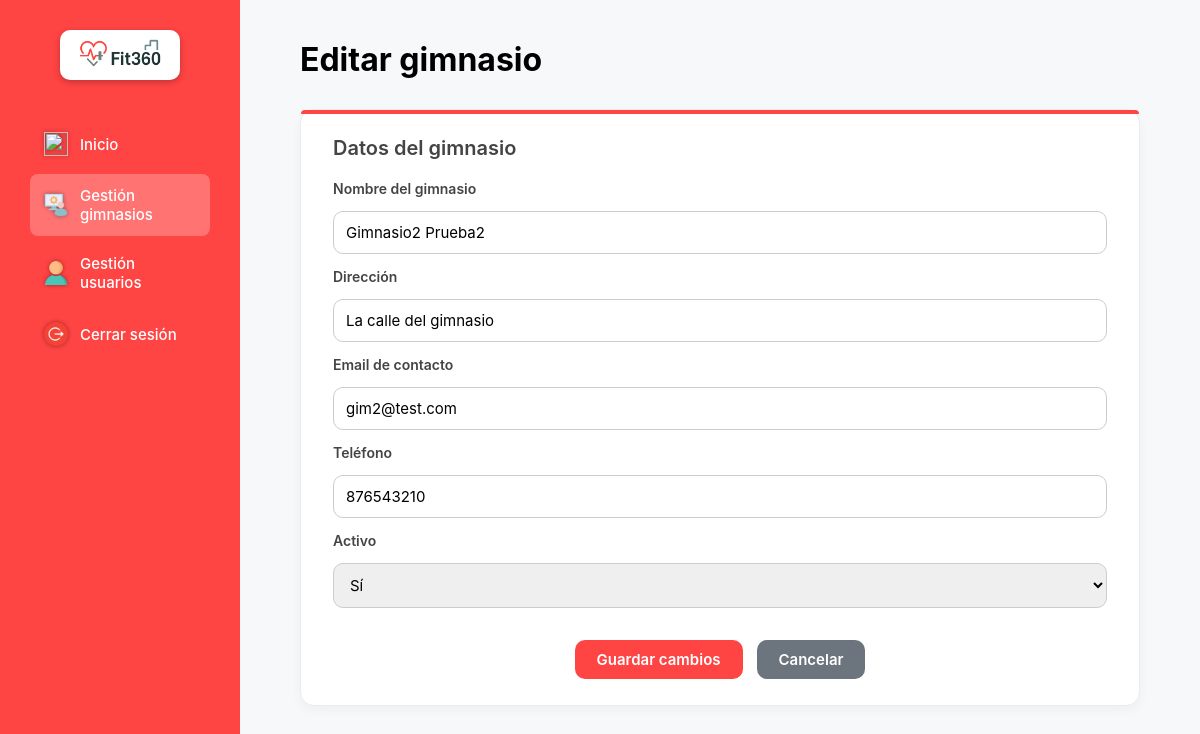
Page /frontend/views/admin/gimnasio-editar.php?id=2 (signed in) on the committed database.
### tables this page shows
CREATE TABLE `gimnasio` (
  `id_gimnasio` int(11) NOT NULL,
  `nombre` varchar(100) DEFAULT NULL,
  `direccion` varchar(200) DEFAULT NULL,
  `email_contacto` varchar(150) DEFAULT NULL,
  `telefono` varchar(20) DEFAULT NULL,
  `fecha_alta` date DEFAULT NULL,
  `activo` tinyint(1) DEFAULT NULL
);

### frontend/views/admin/gimnasio-editar.php (the view, shortened to what this page needs)
<?php
require_once "../../../backend/config/conexion.php";
$id = $_GET["id"];
$sql = "SELECT * FROM gimnasio WHERE id_gimnasio = ?";
$stmt = $conexion->prepare($sql);
$stmt->bind_param("i", $id);
$stmt->execute();
$resultado = $stmt->get_result();
$gimnasio = $resultado->fetch_assoc();
?>
<!DOCTYPE html>
<html lang="es">
<head>
    <link rel="stylesheet" href="../../css/dashboard.css">
    <link rel="stylesheet" href="../../css/admin-forms.css">
</head>
<body>
<div class="dashboard-container">
    <aside class="sidebar">
        <div class="logo">
            <img src="../../assets/img/logo/logo-fit360.png" alt="Fit360">
        </div>
        <nav>
            <a href="dashboard.php">
                <img src="../../assets/img/dashboard/icon-dashboard.png">
                <span>Inicio</span>
            </a>
            <a href="gimnasios.php" class="active">
                <img src="../../assets/img/dashboard/icon-admin.png">
                <span>Gestión gimnasios</span>
            </a>
            <a href="usuarios.php">
                <img src="../../assets/img/dashboard/icon-users.png">
                <span>Gestión usuarios</span>
            </a>
            <a href="../../../backend/controllers/logout.php">
                <img src="../../assets/img/dashboard/icon-logout.png">
                <span>Cerrar sesión</span>
            </a>
        </nav>
    </aside>
    <main class="main-content">
        <div class="admin-container">
            <header class="dashboard-header">
                <h1>Editar gimnasio</h1>
            </header>
            <section class="admin-card">
                <h2>Datos del gimnasio</h2>
                <form action="../../../backend/controllers/gimnasio-controller.php" method="POST" class="admin-form">
                    <label>Nombre del gimnasio</label>
                    <input type="text" name="nombre" value="<?= htmlspecialchars($gimnasio['nombre']) ?>" required>
                    <label>Dirección</label>
                    <input type="text" name="direccion" value="<?= htmlspecialchars($gimnasio['direccion']) ?>" required>
                    <label>Email de contacto</label>
                    <input type="email" name="email_contacto" value="<?= htmlspecialchars($gimnasio['email_contacto']) ?>" required>
                    <label>Teléfono</label>
                    <input type="text" name="telefono" value="<?= htmlspecialchars($gimnasio['telefono']) ?>" required>
                    <label>Activo</label>
                    <select name="activo">
                        <option value="1" <?= $gimnasio['activo'] ? 'selected' : '' ?>>Sí</option>
                    </select>
                    <div class="admin-form-actions">
                        <button type="submit" class="admin-btn-primary">Guardar cambios</button>
                        <a href="gimnasios.php" class="admin-btn-secondary">Cancelar</a>
                    </div>
                </form>
            </section>
        </div>
    </main>
</div>
</body>
</html>

### frontend/css/dashboard.css (style rules this page uses)
* { margin: 0; padding: 0; box-sizing: border-box; font-family: "Inter", sans-serif; }
.dashboard-container { display: flex; flex-direction: row; width: 100%; min-height: 100vh; background: #f7f8fa; }
.sidebar { width: 240px; background: #ff4444; padding: 30px; min-height: 100vh; color: #fff; }
.sidebar nav a { display: flex; align-items: center; gap: 12px; padding: 12px 14px; border-radius: 8px; text-decoration: none; color: #fff; margin-bottom: 6px; font-size: 15px; font-weight: 500; transition: all 0.2s ease; }
.sidebar nav a img { width: 24px; height: 24px; object-fit: contain; display: block; filter: drop-shadow(0 0 2px rgba(0, 0, 0, 0.4)); }
.sidebar nav a.active { background: rgba(255, 255, 255, 0.25); color: #fff; }
.sidebar nav a.active img { filter: drop-shadow(0 0 2px rgba(0, 0, 0, 0.4)); }
.logo { display: flex; justify-content: center; margin-bottom: 40px; }
.logo img { width: 120px; border-radius: 10px; background: #fff; padding: 3px; box-shadow: 0 2px 6px rgba(0, 0, 0, 0.25); border: 1px solid rgba(255, 255, 255, 0.4); }
.main-content { flex: 1; padding: 20px 40px 40px 40px; }
.dashboard-header { display: flex; justify-content: space-between; align-items: center; margin-bottom: 30px; }

### frontend/css/admin-forms.css (style rules this page uses)
.admin-container { max-width: 1000px; margin: 20px auto 40px auto; padding: 0 20px; }
.admin-card { background: #ffffff; padding: 26px 32px; border-radius: 14px; border: 1px solid #ececec; box-shadow: 0 4px 12px rgba(0, 0, 0, 0.04); margin-bottom: 30px; position: relative; }
.admin-card::before { content: ""; position: absolute; top: 0; left: 0; width: 100%; height: 4px; background: #ff4444; border-radius: 14px 14px 0 0; }
.admin-card h2 { font-size: 20px; font-weight: 600; color: #444; margin-bottom: 20px; }
.admin-form { display: flex; flex-direction: column; gap: 14px; }
.admin-form label { font-weight: 600; font-size: 14px; color: #444; }
.admin-form input, .admin-form select, .admin-form textarea { width: 100%; padding: 11px 12px; border-radius: 10px; border: 1px solid #ccc; font-size: 15px; }
.admin-form-actions { display: flex; justify-content: center; gap: 14px; margin-top: 18px; }
.admin-btn-primary { padding: 10px 22px; background: #ff4444; color: white; border: none; border-radius: 10px; font-size: 15px; cursor: pointer; font-weight: 600; text-decoration: none; }
.admin-btn-secondary { padding: 10px 22px; background: #6c757d; color: white; border: none; border-radius: 10px; font-size: 15px; cursor: pointer; font-weight: 600; text-decoration: none; }

### rows in the picture
gimnasio: nombre "Gimnasio2 Prueba2", direccion "La calle del gimnasio", email_contacto "gim2@test.com", telefono "876543210", activo "Sí"
